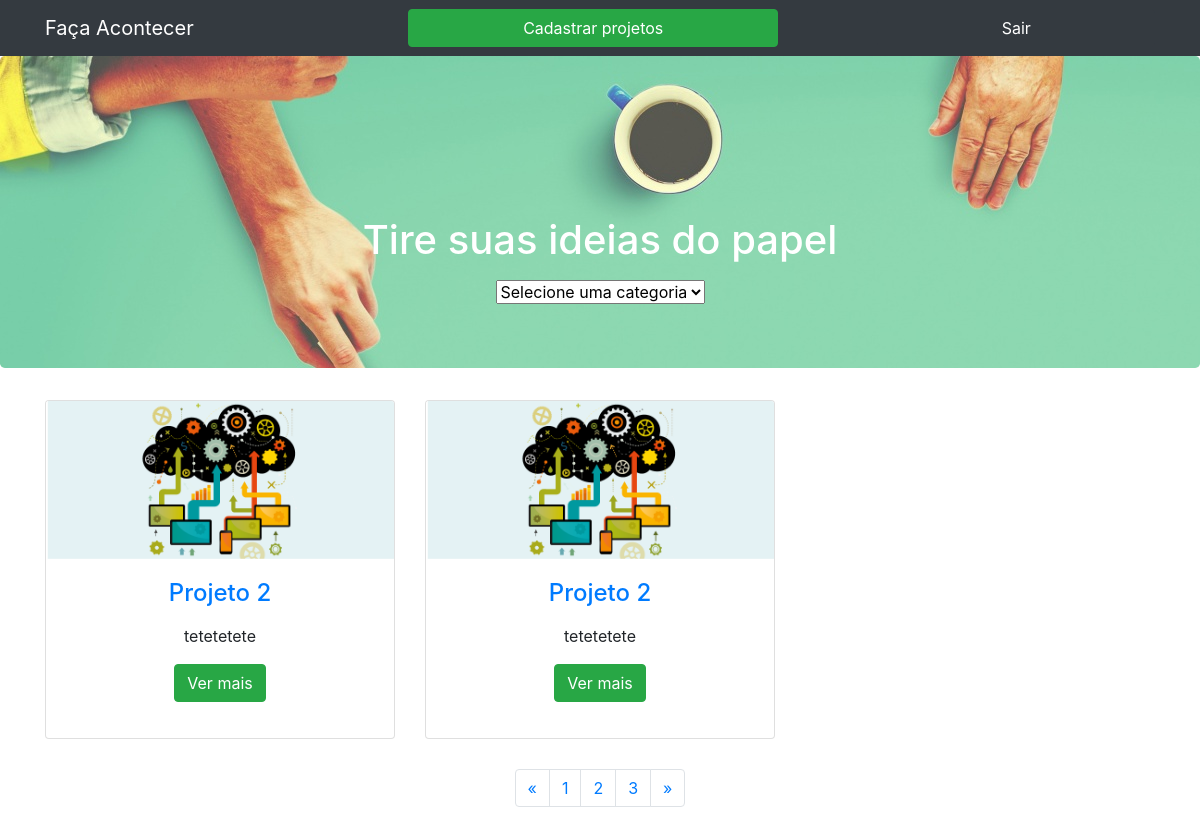
/portfolio.php, run on an earlier commit of the app's database.
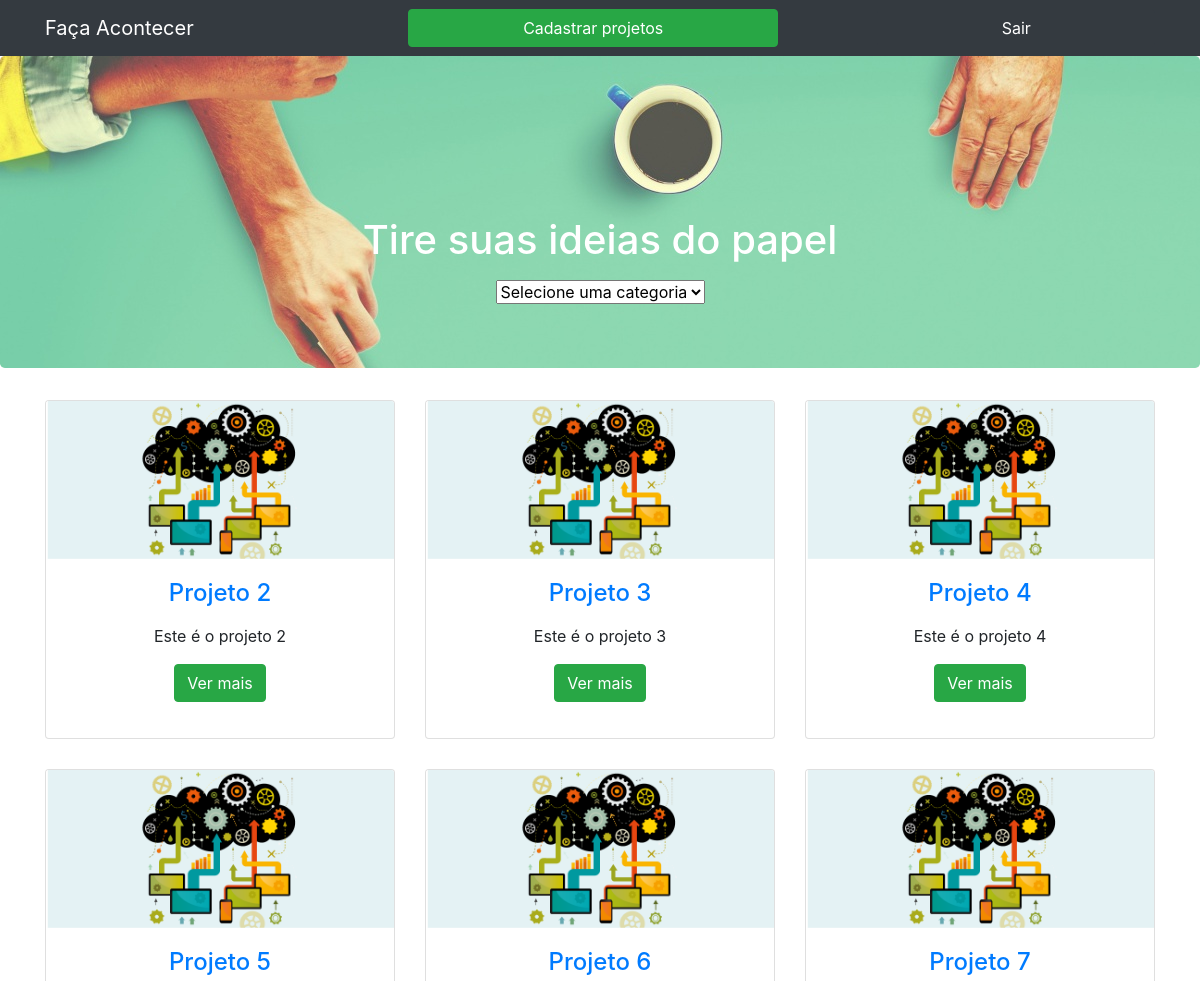
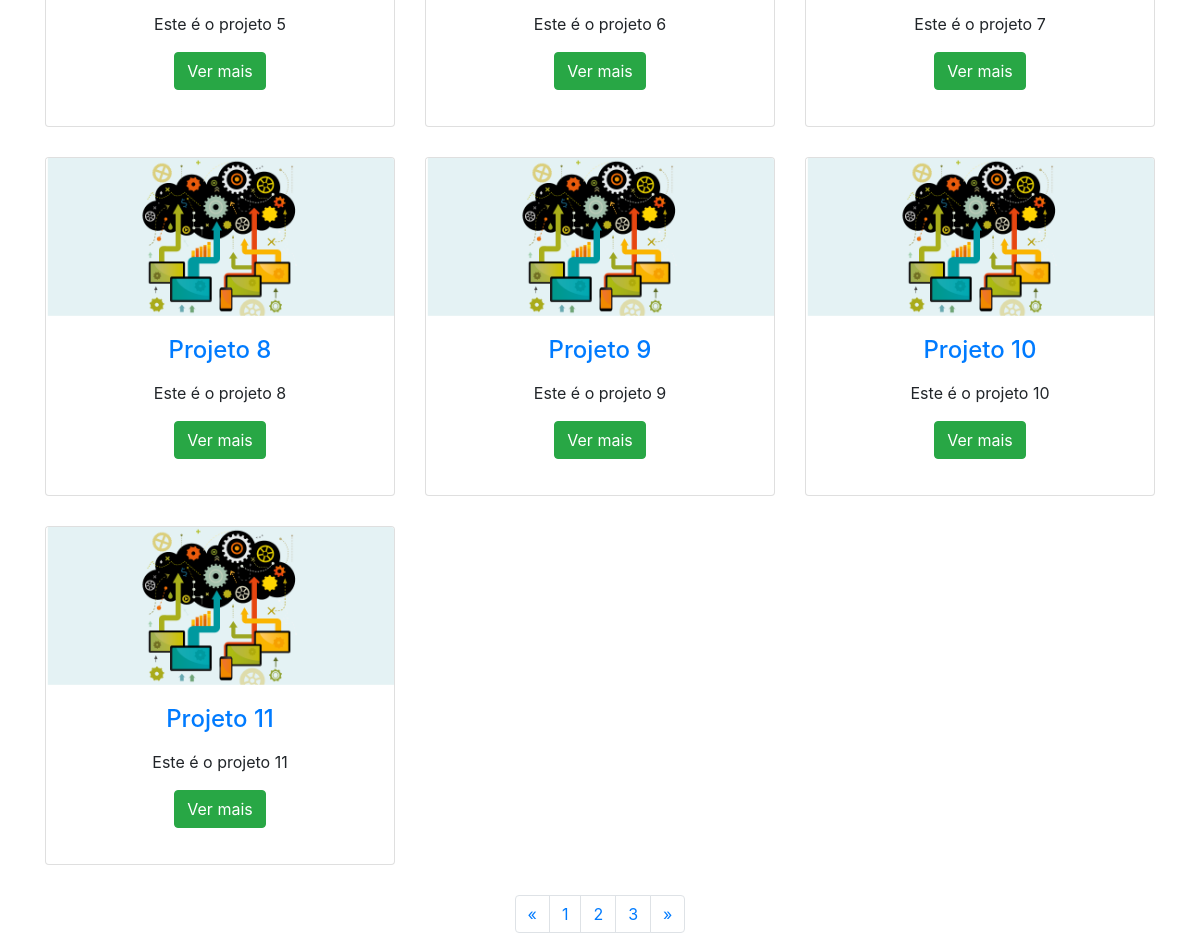
And on a later commit of the database (2 pictures, top to bottom).
### tables this page shows
CREATE TABLE `projetos` (
  `id_projetos` int(11) NOT NULL,
  `data_created` timestamp NOT NULL DEFAULT CURRENT_TIMESTAMP ON UPDATE CURRENT_TIMESTAMP,
  `nome_projeto` varchar(50) NOT NULL DEFAULT 'NOT NULL',
  `img_projeto` longblob NOT NULL,
  `resumo_projetos` varchar(100) NOT NULL,
  `descricao_projeto` varchar(300) NOT NULL,
  `autor_projeto` varchar(50) NOT NULL DEFAULT 'NOT NULL',
  `contato_projeto` varchar(50) DEFAULT NULL,
  `tag` varchar(50) NOT NULL DEFAULT 'NOT NULL',
  `email` varchar(50) NOT NULL DEFAULT 'NOT NULL'
);

### portfolio.php (the view, shortened to what this page needs)
<?php
include_once ("conexaobd.php");
$result_projetos = "SELECT * FROM projetos";
$resultado_projetos = mysqli_query ($connect, $result_projetos);
 ?>
<!DOCTYPE html>
<html lang="en">
  <head>
    <link href="css/bootstrap.min.css" rel="stylesheet">
    <link href="css/modern-business.css" rel="stylesheet">
  </head>
  <body>
    <nav class="navbar fixed-top navbar-expand-lg navbar-dark bg-dark fixed-top ">
      <div class="container">
        <a class="navbar-brand "   href="#">Faça Acontecer</a>
            <a class="nav-item">
             <a  class="btn btn-success col-sm-4 "  href="form_cadastro - projetos.php">Cadastrar projetos</a>
             <a class="btn btn-dark  col-sm-3"  href="sair.php"> Sair</a>
            </a>
        </div>
    </nav>
 <section class="jumbotron text-center" style="background-image: url(img/start_up.jpg);">
        <div class="container">
          <br>
          <br>
		  <br>
		  <br>
		  <h1 class="jumbotron-heading" style="color: #ffff ">Tire suas  ideias  do papel</h1>
				<form action="" method="post" enctype="multipart/form-data">
						<select name="Categoria">
							<option value="" selected="selected">Selecione uma categoria</option>
						</select>
				</form>
        </div>
      </section>
    <div class="container"  >
        <div class="row">
       <?php while ($row_projetos = mysqli_fetch_assoc($resultado_projetos)) { ?>
        <div class="col-lg-4 col-sm-6 portfolio-item">
          <div class="card h-100">
            <img class="card-img-top" src= img/projeto.png >
            <div class="card-body caption text-center" >
              <h4 class="card-title">
                 <a href="perfil_projeto.php ?id_projetos=<?php echo $row_projetos['id_projetos']; ?>" ><?php echo $row_projetos ['nome_projeto'];?> </a>
              </h4>
              <p class="card-text"> </p> <?php echo $row_projetos ['resumo_projetos']; ?>
              <p> <a href="perfil_projeto.php ?id_projetos=<?php echo $row_projetos['id_projetos']; ?>"  class="btn btn-success" role= "butom" > Ver mais </a></p>
            </div>
          </div>
      </div>
            <?php } ?>
      </div>
      <ul class="pagination justify-content-center">
        <li class="page-item">
          <a class="page-link" href="#" aria-label="Previous">
            <span aria-hidden="true">&laquo;</span>
          </a>
        </li>
        <li class="page-item">
          <a class="page-link" href="#">1</a>
        </li>
        <li class="page-item">
          <a class="page-link" href="#">2</a>
        </li>
        <li class="page-item">
          <a class="page-link" href="#">3</a>
        </li>
        <li class="page-item">
          <a class="page-link" href="#" aria-label="Next">
            <span aria-hidden="true">&raquo;</span>
          </a>
        </li>
      </ul>
    </div>
  </body>
</html>

### css/modern-business.css (style rules this page uses)
body { padding-top: 54px; }
@media (min-width: 992px) { body { padding-top: 56px; } }
.portfolio-item { margin-bottom: 30px; }

What changed in the data, as far as the page shows it:
removed projetos: nome_projeto "Projeto 2", resumo_projetos "tetetetete"
removed projetos: nome_projeto "Projeto 2", resumo_projetos "tetetetete"
added projetos: nome_projeto "Projeto 2", resumo_projetos "Este é o projeto 2"
added projetos: nome_projeto "Projeto 3", resumo_projetos "Este é o projeto 3"
added projetos: nome_projeto "Projeto 4", resumo_projetos "Este é o projeto 4"
added projetos: nome_projeto "Projeto 5", resumo_projetos "Este é o projeto 5"
added projetos: nome_projeto "Projeto 6", resumo_projetos "Este é o projeto 6"
added projetos: nome_projeto "Projeto 7", resumo_projetos "Este é o projeto 7"
added projetos: nome_projeto "Projeto 8", resumo_projetos "Este é o projeto 8"
added projetos: nome_projeto "Projeto 9", resumo_projetos "Este é o projeto 9"
added projetos: nome_projeto "Projeto 10", resumo_projetos "Este é o projeto 10"
added projetos: nome_projeto "Projeto 11", resumo_projetos "Este é o projeto 11"
